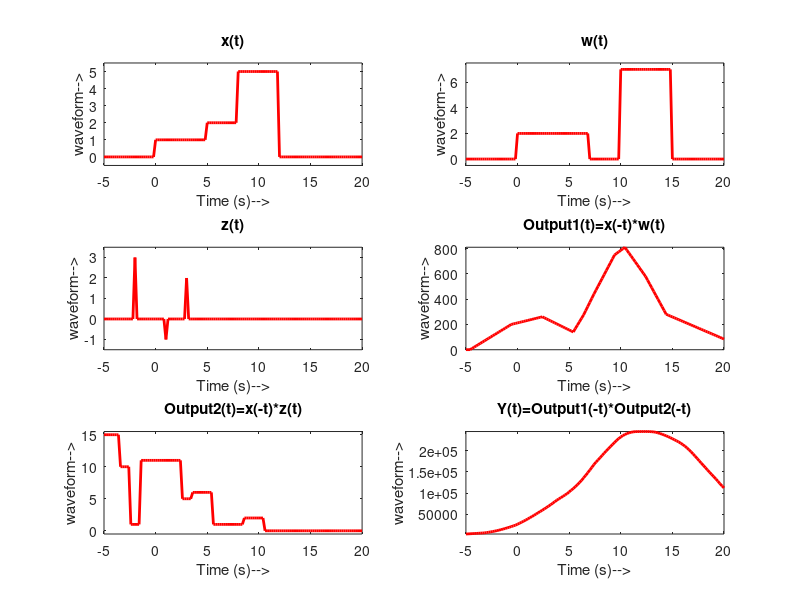

The MATLAB source for this figure:
t = -5:0.2:20;
x = zeros(size(t));
w = zeros(size(t));
z = zeros(size(t));
%% Generate x(t)
k = 0;
for i = t
if i<0
x(k+1) = 0;
elseif i >= 0 && i<5
x(k+1) = 1;
elseif i >= 5 && i<8
x(k+1) = 2;
elseif i >= 8 && i < 12
x(k+1) = 5;
else
x(k+1) = 0;
end
k = k+1;
end
subplot(3,2,1)
plot(t,x,'r','LineWidth',2)
xlim([min(t) max(t)])
ylim([min(x)-0.5 max(x)+0.5])
xlabel('Time (s)-->')
ylabel('waveform-->')
title('x(t)')
%% Generate w(t)
k=0;
for i = t
if i<0
w(k+1)=0;
elseif i>=0 && i<7
w(k+1)=2;
elseif i>=7 && i<10
w(k+1)=0;
elseif i>=10 && i<15
w(k+1)=7;
else
w(k+1)=0;
end
k=k+1;
end
subplot(3,2,2)
plot(t,w,'r','LineWidth',2)
xlim([min(t) max(t)])
ylim([min(w)-0.5 max(w)+0.5])
xlabel('Time (s)-->')
ylabel('waveform-->')
title('w(t)')
%% generate z(t)
k=0;
for i = t
if i==-2
z(k+1)=3;
elseif i==1
z(k+1)=-1;
elseif i==3
z(k+1)=2;
else
z(k+1)=0;
end
k=k+1;
end
subplot(3,2,3)
plot(t,z,'r','LineWidth',2)
xlim([min(t) max(t)])
ylim([min(z)-0.5 max(z)+0.5])
xlabel('Time (s)-->')
ylabel('waveform-->')
title('z(t)')
%% x(t)->x(-t)
c=fliplr(x);
%% x(-t)*w(t); x(-t)*z(t)
o1 = conv(c,w,'same');
o2 = conv(c,z,'same');
subplot(3,2,4)
plot(t,o1,'r','LineWidth',2)
xlim([min(t) max(t)])
ylim([min(o1)-0.5 max(o1)+0.5])
xlabel('Time (s)-->')
ylabel('waveform-->')
title('Output1(t)=x(-t)*w(t)')
subplot(3,2,5)
plot(t,o2,'r','LineWidth',2)
xlim([min(t) max(t)])
ylim([min(o2)-0.5 max(o2)+0.5])
xlabel('Time (s)-->')
ylabel('waveform-->')
title('Output2(t)=x(-t)*z(t)')
%% o1(t)->o1(-t); o2(t)->o2(-t)
o1flip = fliplr(o1);
o2flip = fliplr(o2);
%% Y(t)=o1flip(t)*o2flip(t)
Y = conv(o1flip,o2flip,'same');
%% plot Y(t)
subplot(3,2,6)
plot(t,Y,'r','LineWidth',2)
xlim([min(t) max(t)])
ylim([min(Y)-0.5 max(Y)+0.5])
xlabel('Time (s)-->')
ylabel('waveform-->')
title('Y(t)=Output1(-t)*Output2(-t)')